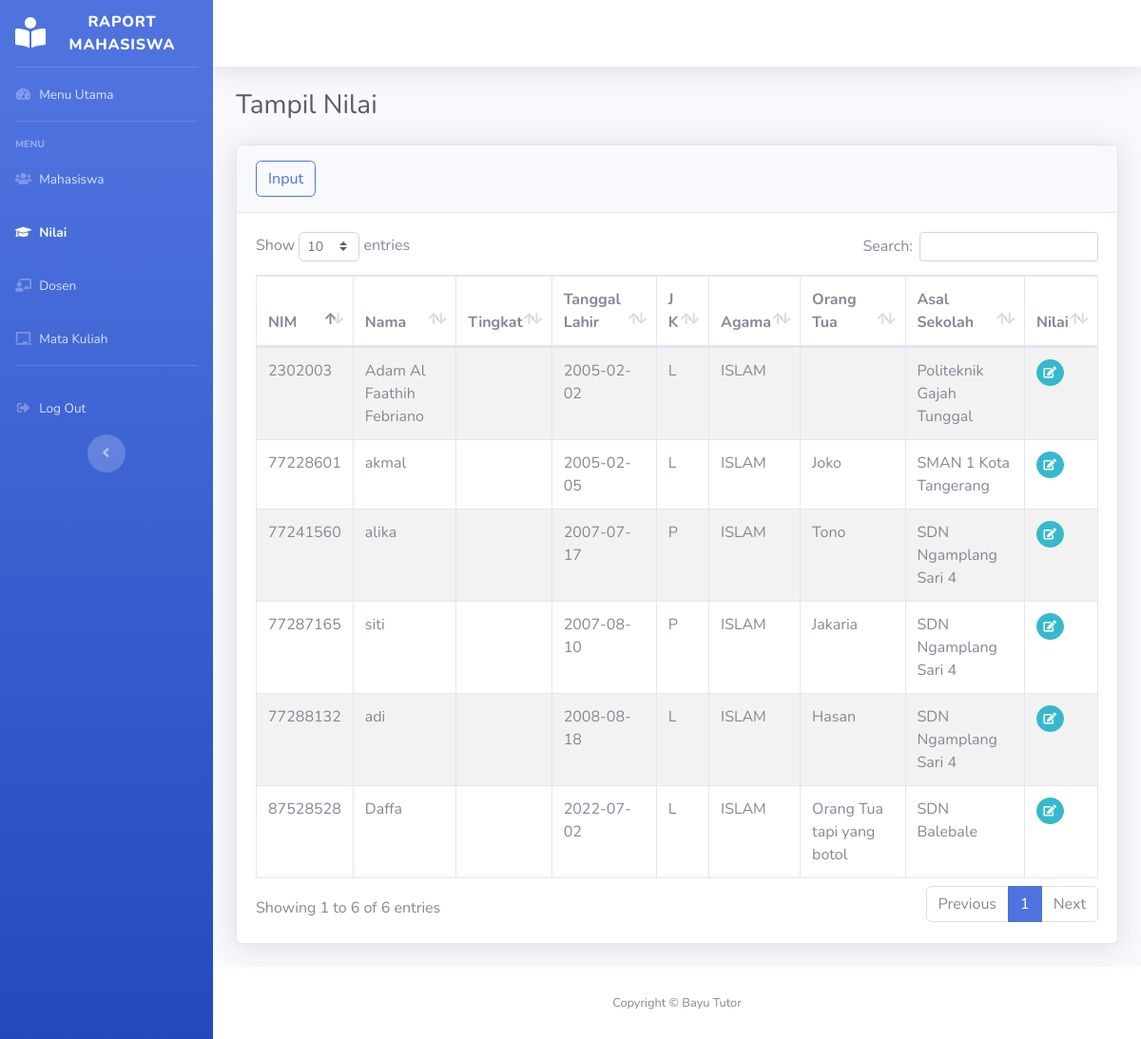
Page /nilai/nilai.php on the committed database.
### tables this page shows
CREATE TABLE `siswa` (
  `nis` varchar(8) NOT NULL,
  `nama` varchar(30) NOT NULL,
  `alamat` varchar(30) DEFAULT NULL,
  `kelas` enum('1','2','3') NOT NULL,
  `tanggal_lahir` date DEFAULT NULL,
  `jenis_kelamin` enum('L','P') DEFAULT NULL,
  `agama` enum('ISLAM','PROTESTAN','KATHOLIK','HINDU','BUDHA','KONGHUCU','LAINNYA') DEFAULT NULL,
  `orang_tua` varchar(30) DEFAULT NULL,
  `asal_sekolah` varchar(50) NOT NULL
);

### nilai/nilai.php (the view, shortened to what this page needs)
<!DOCTYPE html>
<html lang="en">
<head>
    <link href="../assets/vendor/fontawesome-free/css/all.min.css" rel="stylesheet" type="text/css">
    <link href="../assets/css/sb-admin-2.min.css" rel="stylesheet">
    <link href="../assets/vendor/datatables/dataTables.bootstrap4.min.css" rel="stylesheet">
</head>
<body id="page-top">
    <div id="wrapper">
       <?php include_once("../layout/sidebar.php") ?>
        <div id="content-wrapper" class="d-flex flex-column">
            <div id="content">
            <?php include_once("../layout/topbar.php") ?>
                <div class="container-fluid">
                    <h1 class="h3 mb-4 text-gray-800">Tampil Nilai</h1>
                    <div class="card shadow mb-4">
                        <div class="card-header py-3">
                            <a href="nilai-tambah.php"><button type="button" class="btn btn-outline-primary rounded">Input</button></a>
                        </div>
                        <div class="card-body">
                            <?php
                            $db=dbConnect();
                            if($db->connect_errno==0){
                            $sql="SELECT * FROM siswa";
                            $res=$db->query($sql);
                            if($res){
                            ?>
                            <div class="table-responsive">
                                <table class="table table-bordered table-striped" id="dataTable" width="100%" cellspacing="0">
                                    <thead>
                                        <tr>
                                            <th>NIM</th>
                                            <th>Nama</th>
                                            <th>Tingkat</th>
                                            <th>Tanggal Lahir</th>
                                            <th>J K </th>
                                            <th>Agama</th>
                                            <th>Orang Tua</th>
                                            <th>Asal Sekolah</th>
                                            <th>Nilai</th>
                                        </tr>
                                    </thead>
                                    <tbody>
                                        <?php
                                        $data = $res->fetch_all(MYSQLI_ASSOC);
                                        foreach($data as $row){
                                        ?>
                                        <tr>
                                            <td><?= $row['nis']; ?></td>
                                            <td><?= $row['nama']; ?></td>
                                            <td><?= $row['kelas']; ?></td>
                                            <td><?= $row['tanggal_lahir'];?></td>
                                            <td><?= $row['jenis_kelamin']; ?></td>
                                            <td><?= $row['agama']; ?></td>
                                            <td><?= $row['orang_tua']; ?></td>
                                            <td><?= $row['asal_sekolah'] ?></td>
                                            <td>
                                                 <a href="tampil-nilai.php?nis=<?= $row['nis']?>" class="btn btn-info btn-circle btn-sm">
                                                <i class="fas fa-edit"></i>
                                                </a>
                                            </td>
                                        </tr>
                                            <?php
                                    }
                                    ?>
                                    </tbody>
                                </table>
                                	<?php
	}else
		echo "Gagal Eksekusi SQL".(DEVELOPMENT?" : ".$db->error:"")."<br>";
}
else
	echo "Gagal koneksi".(DEVELOPMENT?" : ".$db->connect_error:"")."<br>";
?>
                            </div>
                        </div>
                </div>
            </div>
            <?php include_once("../layout/footer.php") ?>
        </div>
    </div>
</body>
</html>

### rows in the picture
siswa: nis "2302003", nama "Adam Al Faathih Febriano", tanggal_lahir "2005-02-02", jenis_kelamin "L", agama "ISLAM", asal_sekolah "Politeknik Gajah Tunggal"
siswa: nis "77228601", nama "akmal", tanggal_lahir "2005-02-05", jenis_kelamin "L", agama "ISLAM", orang_tua "Joko", asal_sekolah "SMAN 1 Kota Tangerang"
siswa: nis "77241560", nama "alika", tanggal_lahir "2007-07-17", jenis_kelamin "P", agama "ISLAM", orang_tua "Tono", asal_sekolah "SDN Ngamplang Sari 4"
siswa: nis "77287165", nama "siti", tanggal_lahir "2007-08-10", jenis_kelamin "P", agama "ISLAM", orang_tua "Jakaria", asal_sekolah "SDN Ngamplang Sari 4"
siswa: nis "77288132", nama "adi", tanggal_lahir "2008-08-18", jenis_kelamin "L", agama "ISLAM", orang_tua "Hasan", asal_sekolah "SDN Ngamplang Sari 4"
siswa: nis "87528528", nama "Daffa", tanggal_lahir "2022-07-02", jenis_kelamin "L", agama "ISLAM", orang_tua "Orang Tua tapi yang botol", asal_sekolah "SDN Balebale"
